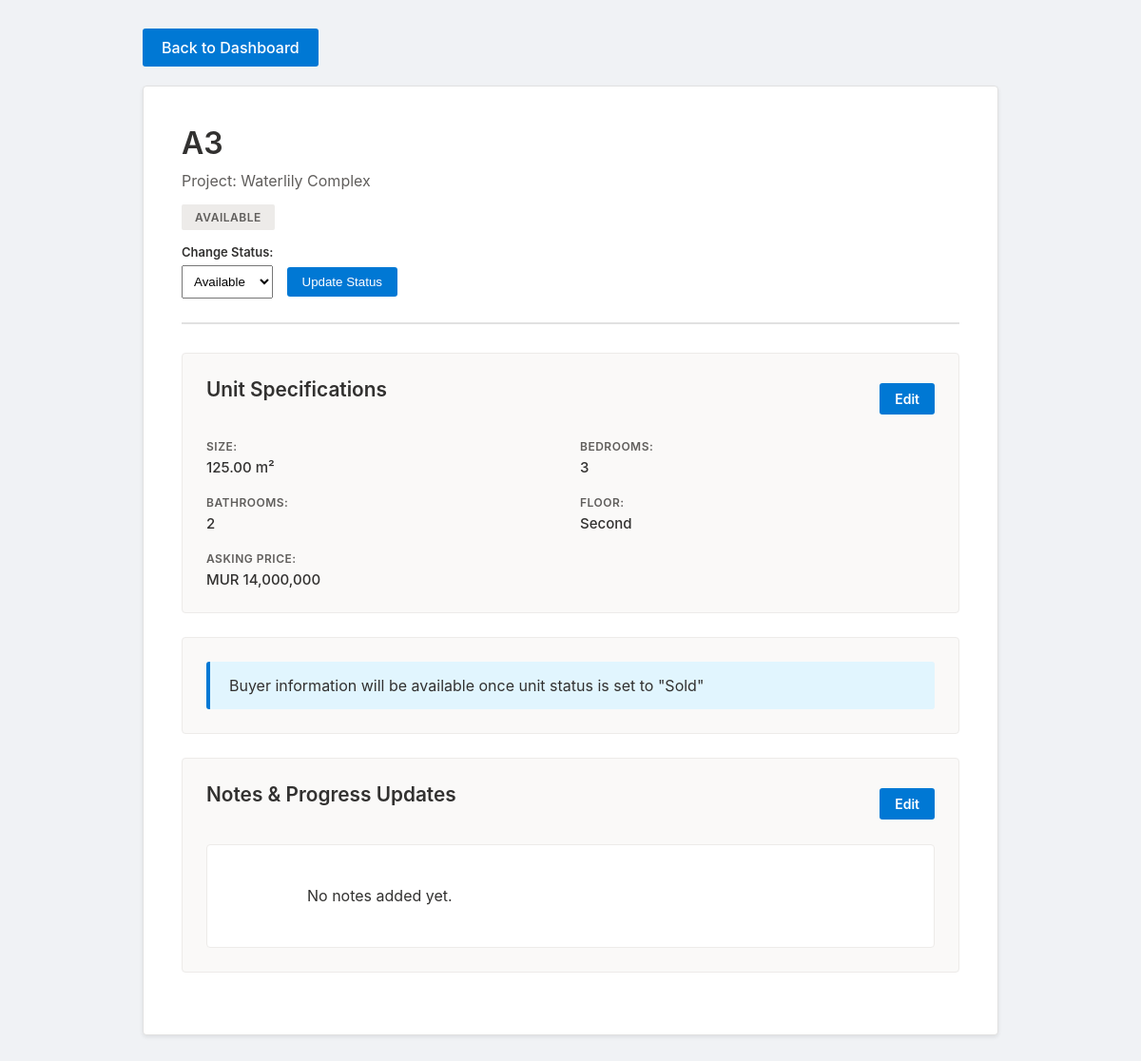
Screenshot of /unit/7 (signed in) with the database file from the repository.
### tables this page shows
CREATE TABLE units (
            id INTEGER PRIMARY KEY AUTOINCREMENT,
            project_id INTEGER,
            name TEXT NOT NULL,
            status TEXT NOT NULL,
            size_sqm REAL,
            bedrooms INTEGER,
            bathrooms INTEGER,
            floor_number TEXT,
            selling_price TEXT,
            buyer_name TEXT,
            buyer_phone TEXT,
            buyer_email TEXT,
            sale_price TEXT,
            notes TEXT,
            FOREIGN KEY (project_id) REFERENCES projects (id)
        );

CREATE TABLE projects (
            id INTEGER PRIMARY KEY AUTOINCREMENT,
            name TEXT NOT NULL
        );

### app.py (the view)
@app.route('/unit/<int:unit_id>')
def unit_details(unit_id):
    conn = get_db()
    unit = conn.execute('SELECT * FROM units WHERE id = ?', (unit_id,)).fetchone()
    project = conn.execute('SELECT * FROM projects WHERE id = ?', (unit['project_id'],)).fetchone()
    conn.close()
    return render_template('unit_details.html', unit=unit, project=project)

### app.py (called while the page is built)
def get_db():
    conn = sqlite3.connect('tracker.db')
    conn.row_factory = sqlite3.Row  # This lets us access columns by name
    return conn

@app.before_request
def require_login():
    allowed_routes = ['login', 'static']
    if request.endpoint not in allowed_routes and 'logged_in' not in session:
        return redirect(url_for('login'))

### templates/unit_details.html (shortened to what this page needs)
<!DOCTYPE html>
<html>
<head>
    <link rel="stylesheet" href="{{ url_for('static', filename='css/unit_details.css') }}">
</head>
<body>
    <div class="container">
        <div class="back-nav">
            <a href="/" class="back-link">Back to Dashboard</a>
        </div>
        <div class="details-card">
            <div class="header">
                <h1>{{ unit.name }}</h1>
                <p class="project-name">Project: {{ project.name }}</p>
                <span class="status-badge status-{{ unit.status|lower }}">{{ unit.status }}</span>
                <form method="POST" action="/update_status/{{ unit.id }}" style="margin-top: 15px;">
                    <label style="font-size: 13px; font-weight: 600; margin-right: 10px;">Change Status:</label>
                    <select name="new_status" style="padding: 8px; margin-right: 10px;">
                        <option value="Available" {% if unit.status == 'Available' %}selected{% endif %}>Available</option>
                    </select>
                    <button type="submit" style="padding: 8px 16px; background: #0078d4; color: white; border: none; border-radius: 3px; cursor: pointer;">Update Status</button>
                </form>
            </div>
            <div class="section">
                <div style="display: flex; justify-content: space-between; align-items: center; margin-bottom: 20px;">
                    <h2>Unit Specifications</h2>
                    {% if request.args.get('edit_specs') != 'true' %}
                    <a href="?edit_specs=true" style="background: #0078d4; color: white; padding: 8px 16px; text-decoration: none; border-radius: 3px; font-size: 14px; font-weight: 600;">Edit</a>
                    {% endif %}
                </div>
                {% if request.args.get('edit_specs') == 'true' %}
                <form method="POST" action="/update_specs/{{ unit.id }}">
                    <div style="display: grid; grid-template-columns: repeat(2, 1fr); gap: 15px;">
                        <div>
                            <label>Size (sqm)</label>
                            <input type="number" step="0.01" name="size_sqm" value="{{ unit.size_sqm or '' }}" placeholder="e.g., 85.5">
                        </div>
                        <div>
                            <label>Bedrooms</label>
                            <input type="number" name="bedrooms" value="{{ unit.bedrooms or '' }}" placeholder="e.g., 2">
                        </div>
                        <div>
                            <label>Bathrooms</label>
                            <input type="number" name="bathrooms" value="{{ unit.bathrooms or '' }}" placeholder="e.g., 1">
                        </div>
                        <div>
                            <label>Floor</label>
                            <select name="floor_number">
                                <option value="">Select floor</option>
                                <option value="Ground" {% if unit.floor_number == 'Ground' %}selected{% endif %}>Ground Floor</option>
                                <option value="First" {% if unit.floor_number == 'First' %}selected{% endif %}>First Floor</option>
                                <option value="Second" {% if unit.floor_number == 'Second' %}selected{% endif %}>Second Floor</option>
                                <option value="Third" {% if unit.floor_number == 'Third' %}selected{% endif %}>Third Floor</option>
                                <option value="Fourth" {% if unit.floor_number == 'Fourth' %}selected{% endif %}>Fourth Floor</option>
                                <option value="Fifth" {% if unit.floor_number == 'Fifth' %}selected{% endif %}>Fifth Floor</option>
                                <option value="Sixth" {% if unit.floor_number == 'Sixth' %}selected{% endif %}>Sixth Floor</option>
                                <option value="Seventh" {% if unit.floor_number == 'Seventh' %}selected{% endif %}>Seventh Floor</option>
                            </select>
                        </div>
                        <div style="grid-column: span 2;">
                            <label>Asking Price</label>
                            <input type="text" name="selling_price" value="{{ unit.selling_price or '' }}" placeholder="MUR 5,000,000">
                        </div>
                    </div>
                    <div style="margin-top: 20px; display: flex; gap: 10px;">
                        <button type="submit" class="save-btn" style="flex: 1;">Save Changes</button>
                        <a href="/unit/{{ unit.id }}" style="flex: 1; background: #8a8886; color: white; padding: 12px; text-align: center; text-decoration: none; border-radius: 3px; font-weight: 600;">Cancel</a>
                    </div>
                </form>
                {% else %}
                <div class="info-grid">
                    <div class="info-item">
                        <span class="info-label">Size:</span>
                        <span class="info-value">
                            {% if unit.size_sqm %}
                                {{ "{:,.2f}".format(unit.size_sqm) }} m²
                            {% else %}
                                Not specified
                            {% endif %}
                        </span>
                    </div>
                    <div class="info-item">
                        <span class="info-label">Bedrooms:</span>
                        <span class="info-value">{{ unit.bedrooms or 'Not specified' }}</span>
                    </div>
                    <div class="info-item">
                        <span class="info-label">Bathrooms:</span>
                        <span class="info-value">{{ unit.bathrooms or 'Not specified' }}</span>
                    </div>
                    <div class="info-item">
                        <span class="info-label">Floor:</span>
                        <span class="info-value">{{ unit.floor_number or 'Not specified' }}</span>
                    </div>
                    <div class="info-item" style="grid-column: span 2;">
                        <span class="info-label">Asking Price:</span>
                        <span class="info-value">
                            {% if unit.selling_price %}
                                MUR {{ "{:,}".format(unit.selling_price|int) if unit.selling_price.isdigit() else unit.selling_price }}
                            {% else %}
                                Not specified
                            {% endif %}
                        </span>
                    </div>
                </div>
                {% endif %}
            </div>
            {% if unit.status == 'Sold' %}
            <div class="section">
                <div style="display: flex; justify-content: space-between; align-items: center; margin-bottom: 20px;">
                    <h2>Buyer Information</h2>
                    {% if request.args.get('edit_buyer') != 'true' %}
                    <a href="?edit_buyer=true" style="background: #0078d4; color: white; padding: 8px 16px; text-decoration: none; border-radius: 3px; font-size: 14px; font-weight: 600;">Edit</a>
                    {% endif %}
                </div>
                {% if request.args.get('edit_buyer') == 'true' %}
                <form method="POST" action="/update_buyer/{{ unit.id }}">
                    <label>Buyer Name</label>
                    <input type="text" name="buyer_name" value="{{ unit.buyer_name or '' }}" placeholder="Full name of buyer">
                    <label>Phone Number</label>
                    <input type="text" name="buyer_phone" value="{{ unit.buyer_phone or '' }}" placeholder="+230 XXXX XXXX">
                    <label>Email Address</label>
                    <input type="email" name="buyer_email" value="{{ unit.buyer_email or '' }}" placeholder="buyer@example.com">
                    <label>Sale Price</label>
                    <input type="text" name="sale_price" value="{{ unit.sale_price or '' }}" placeholder="MUR 5,000,000">
                    <div style="margin-top: 20px; display: flex; gap: 10px;">
                        <button type="submit" class="save-btn" style="flex: 1;">Save Changes</button>
                        <a href="/unit/{{ unit.id }}" style="flex: 1; background: #8a8886; color: white; padding: 12px; text-align: center; text-decoration: none; border-radius: 3px; font-weight: 600;">Cancel</a>
                    </div>
                </form>
                {% else %}
                <div class="info-grid">
                    <div class="info-item">
                        <span class="info-label">Buyer Name:</span>
                        <span class="info-value">{{ unit.buyer_name or 'Not provided' }}</span>
                    </div>
                    <div class="info-item">
                        <span class="info-label">Phone:</span>
                        <span class="info-value">{{ unit.buyer_phone or 'Not provided' }}</span>
                    </div>
                    <div class="info-item">
                        <span class="info-label">Email:</span>
                        <span class="info-value">{{ unit.buyer_email or 'Not provided' }}</span>
                    </div>
                    <div class="info-item">
                        <span class="info-label">Sale Price:</span>
                        <span class="info-value">
                            {% if unit.sale_price %}
                                MUR {{ "{:,}".format(unit.sale_price|int) if unit.sale_price.isdigit() else unit.sale_price }}
                            {% else %}
                                Not provided
                            {% endif %}
                        </span>
                    </div>
                </div>
                {% endif %}
            </div>
            {% else %}
            <div class="section">
                <div class="info-message">
                    Buyer information will be available once unit status is set to "Sold"
                </div>
            </div>
            {% endif %}
            <div class="section">
                <div style="display: flex; justify-content: space-between; align-items: center; margin-bottom: 20px;">
                    <h2>Notes & Progress Updates</h2>
                    {% if request.args.get('edit_notes') != 'true' %}
                    <a href="?edit_notes=true" style="background: #0078d4; color: white; padding: 8px 16px; text-decoration: none; border-radius: 3px; font-size: 14px; font-weight: 600;">Edit</a>
                    {% endif %}
                </div>
                {% if request.args.get('edit_notes') == 'true' %}
                <form method="POST" action="/update_notes/{{ unit.id }}">
                    <label>Comments, Updates, or Additional Information</label>
                    <textarea name="notes" placeholder="Add notes about progress, issues, documents received, payments, etc.">{{ unit.notes or '' }}</textarea>
                    <div style="margin-top: 20px; display: flex; gap: 10px;">
                        <button type="submit" class="save-btn" style="flex: 1;">Save Changes</button>
                        <a href="/unit/{{ unit.id }}" style="flex: 1; background: #8a8886; color: white; padding: 12px; text-align: center; text-decoration: none; border-radius: 3px; font-weight: 600;">Cancel</a>
                    </div>
                </form>
                {% else %}
                <div class="notes-display">
                    {{ unit.notes or 'No notes added yet.' }}
                </div>
                {% endif %}
            </div>
        </div>
    </div>
</body>
</html>

### static/css/unit_details.css (style rules this page uses)
* { margin: 0; padding: 0; box-sizing: border-box; }
body { font-family: -apple-system, BlinkMacSystemFont, 'Segoe UI', 'Roboto', 'Helvetica Neue', Arial, sans-serif; background: #f0f2f5; color: #333; padding: 30px 20px; }
.container { max-width: 900px; margin: 0 auto; }
.back-nav { margin-bottom: 20px; }
.back-link { background: #0078d4; color: white; padding: 10px 20px; text-decoration: none; border-radius: 3px; font-weight: 500; display: inline-block; }
.details-card { background: #ffffff; padding: 40px; border: 1px solid #e1e1e1; border-radius: 4px; box-shadow: 0 2px 4px rgba(0,0,0,0.08); }
.header { padding-bottom: 25px; border-bottom: 2px solid #e1e1e1; margin-bottom: 30px; }
.header h1 { color: #323130; font-size: 2em; margin-bottom: 10px; font-weight: 600; }
.project-name { color: #605e5c; font-size: 1em; margin-bottom: 15px; }
.status-badge { display: inline-block; padding: 6px 14px; border-radius: 2px; font-weight: 600; font-size: 12px; text-transform: uppercase; letter-spacing: 0.5px; }
.status-available { background: #edebe9; color: #605e5c; }
.section { background: #faf9f8; padding: 25px; border-radius: 4px; margin-bottom: 25px; border: 1px solid #edebe9; }
.section h2 { color: #323130; margin-bottom: 20px; font-size: 1.3em; font-weight: 600; }
label { display: block; font-weight: 600; color: #323130; margin: 15px 0 6px 0; font-size: 14px; }
.info-message { background: #e1f5fe; border-left: 4px solid #0078d4; padding: 15px 20px; border-radius: 3px; color: #323130; }
.info-grid { display: grid; grid-template-columns: repeat(2, 1fr); gap: 20px; }
.info-item { display: flex; flex-direction: column; gap: 5px; }
.info-label { font-size: 12px; font-weight: 600; color: #605e5c; text-transform: uppercase; letter-spacing: 0.5px; }
.info-value { font-size: 15px; color: #323130; font-weight: 500; }
.notes-display { background: white; padding: 15px; border-radius: 4px; border: 1px solid #edebe9; min-height: 100px; white-space: pre-wrap; color: #323130; line-height: 1.6; }

### rows the page displays
units: name "A3", status "AVAILABLE", new_status "Available", size_sqm "125.00", bedrooms "3", bathrooms "2", floor_number "Second", selling_price "14,000,000"
projects: name "Waterlily Complex"

### other values shown
{{ unit.notes or 'No notes added yet.' }} "No notes added yet."
